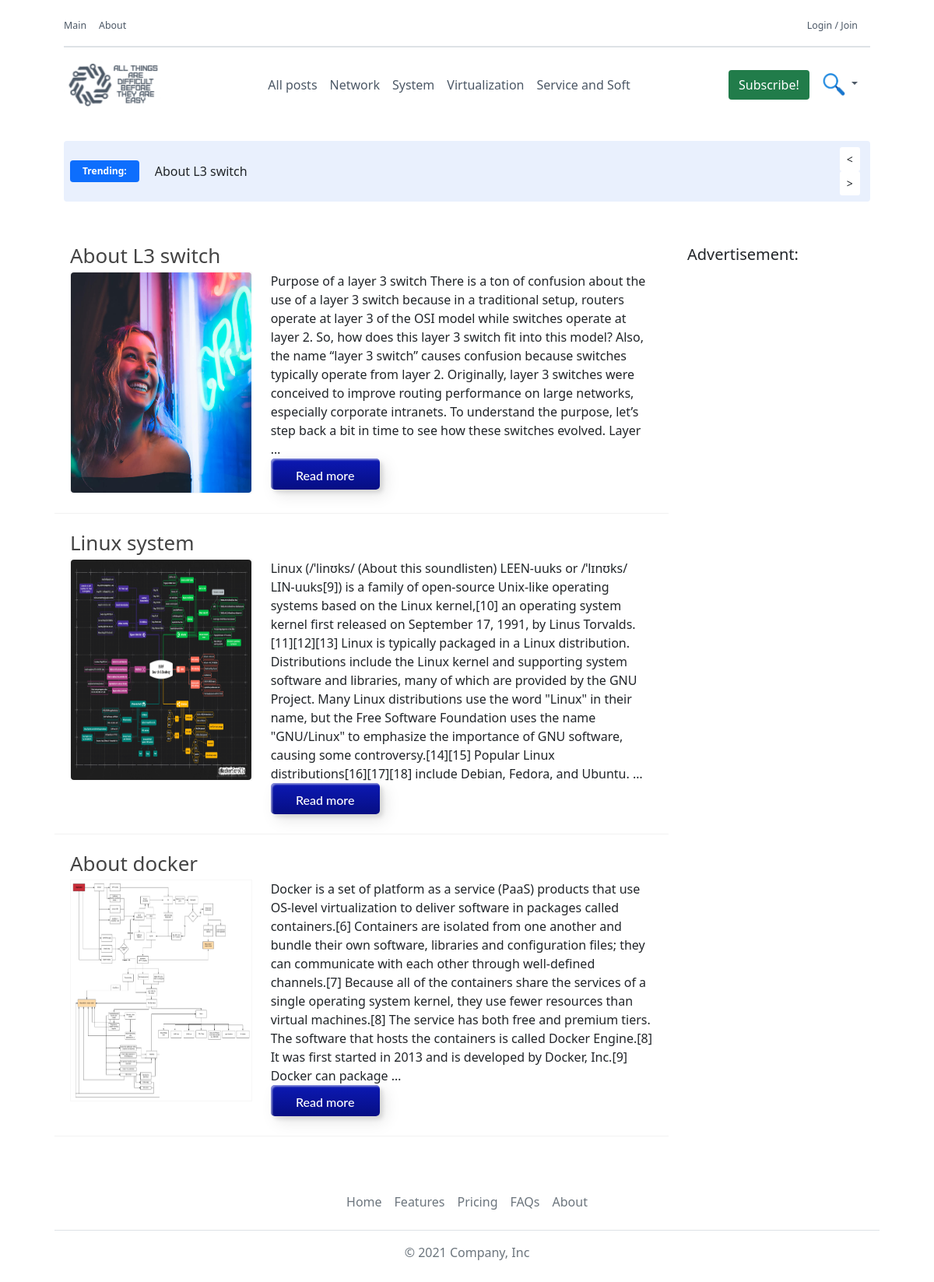
The page / on the database its author committed.
### core/models.py (models this page shows, shortened)
class Post(models.Model):
    title = models.CharField(max_length=100)
    category = models.ForeignKey("Categories", on_delete=models.CASCADE)
    content = models.TextField()
    author = models.ForeignKey(settings.AUTH_USER_MODEL,
                               on_delete=models.CASCADE,
                               related_name="profiles")
    post_image = models.ImageField(upload_to='post_images/%Y/%m/%d/')
    number_of_views = models.PositiveIntegerField(default=0)
    created_at = models.DateTimeField(auto_now_add=True, db_index=True)
    updated_at = models.DateTimeField(auto_now=True)
    is_published = models.BooleanField(default=False)
    likes = models.PositiveIntegerField(default=0)
    class Meta:
        verbose_name = "Post"
        verbose_name_plural = "Posts"

### core/views.py (the view, shortened to what this page needs)
# urls.py: path("", HomepageView.as_view(), name="home"),
class HomepageView(CreateView):
    template_name = "homepage.html"
    def get_context_data(self, **kwargs):
        category = ""
        try:
            category = self.kwargs.get("category")
        except:
            pass
        search_query = self.request.GET.get("search_field", None)  # If the search form is submitted
        if search_query:
            posts = search_post(search_query)
        elif category:
            posts = Post.objects.filter(category__category=category)
        else:
            posts = Post.objects.all()
        best_post1, best_post2, best_post3 = take_a_three_best_post()
        form = SubscriberForm()
        return {"post": posts, "best_post1": best_post1,
                "best_post2": best_post2, "best_post3": best_post3, "form": form}

### core/services.py (called while the page is built)
def take_a_three_best_post() -> QuerySet:
    best_posts = Post.objects.order_by("likes")[0:3]
    return best_posts

### templates/homepage.html (shortened to what this page needs)
{% extends "base.html" %}
  {% block content %}
{% include "header.html" %}
{% include "core_posts/carousel.html" %}
{% include "core_posts/list_posts.html" %}
  {% endblock %}

### templates/core_posts/carousel.html (shortened to what this page needs)
{% load static %}
<div class="container" style="padding-left: 40px;padding-right: 40px;">
<section class="py-1" style="margin-bottom: 40px;padding-bottom: 1.25rem;">
	<div class="container">
		<div class="row g-0">
			<div class="col-12 bg-for-border-main-page p-2 rounded">
                <div class="d-sm-flex align-items-center text-center text-sm-start">
                    <div class="simple" style="" >
						<span class="badge bg-primary p-2 px-3">Trending:</span>
					</div>
                    <div id="carouselExampleControls" class="carousel slide col-md-10" data-bs-ride="carousel">
                      <div class="carousel-inner">
                        <div class="carousel-item active">
                            {{ best_post1.title }}
                        </div>
                      </div>
                    </div>
                        <div class="conteiner" style="margin-left: 30px;">
                            <div class="simple">
                          <button class="btn btn-sm" type="button" data-bs-target="#carouselExampleControls" data-bs-slide="prev">
                            <
                          </button>
                          <button class="btn btn-sm" type="button" data-bs-target="#carouselExampleControls" data-bs-slide="next">
                              >
                          </button>
                            </div>
                            </div>
                    </div>
			</div>
		</div>
	</div>
</section>
</div>

### templates/core_posts/list_posts.html (shortened to what this page needs)
<div class="container" style="padding-left: 40px;padding-right: 40px;">
<div class="row">
<div class="col-lg-9">
{% for p in post %}
    <div class="container item-list">
    <div class="content">
        <a href="{% url 'post_detail' p.title %}"> <h2>{{ p.title }}</h2></a>
    <div class="row">
        <div class="col-md-4">
            <div class="post-image-homepage" style="height: 285px">
                <img class="img-fluid rounded float-start" src="{{ p.post_image.url }}" alt="{{ p.title }}" style="width: unset" >
                </div>
        </div>
        <div class="col-md-8 post-box-title" style="height: 90%">
              {{ p.content|truncatewords:100 }}
            <br>
            <a href="{% url 'post_detail' p.title %}"><button type="button" class="custom-btn btn-1"> Read more</button></a>
        </div>
    </div>
    </div>
    </div>
          <br>
      {% endfor %}
</div>
<div class="col-lg-3">
    <h5>Advertisement:</h5>
</div>
</div>
</div>

### templates/core_posts/carousel.html (style rules this page uses)
.simple { border: 1px lavender; }
.bg-for-border-main-page { background-color: #2163E819; }
.py-1 { padding-top: .25rem !important; padding-bottom: 1rem !important; }
.btn { background-color: #fff; border: 1px solid #dd090900; }

### templates/core_posts/list_posts.html (style rules this page uses)
.item-list { border-bottom: 1px solid #f2f2f2; padding-right: 20px; padding-bottom: 25px; padding-left: 20px; clear: both; border-bottom: 1px solid #f2f2f2; }
.post-image-homepage { height: 100%; max-width: 100%; width: 100%; transition: all .40s; border: 1px solid #F7F7F7; display: flex; }
.custom-btn { width: 140px; height: 40px; color: #fff; border-radius: 5px; padding: 10px 25px; font-family: 'Lato', sans-serif; font-weight: 500; background: transparent; cursor: pointer; transition: all 0.3s ease; position: relative; display: inline-block; box-shadow:inset 2px 2px 2px 0px rgba(255,255,255,.5), 7px 7px 20px 0px rgba(0,0,0,.1), 4px 4px 5px 0px rgba(0,0,0,.1); outline: none; }
.btn-1 { background: rgb(6,14,131); background: linear-gradient(0deg, rgba(6,14,131,1) 0%, rgba(12,25,180,1) 100%); border: none; }

### templates/homepage.html (style rules this page uses)
@media (min-width: 900px) { .simple span { margin-right: 20px; } }
h2 { font-size: 26px; line-height: 26px; font-weight: normal; }
a { color: #444; text-decoration: none; text-decoration-style: solid; text-decoration-color: currentcolor; text-decoration-thickness: auto; }

### rows shown on the page
Post: title "About L3 switch", post_image (picture), content "Purpose of a layer 3 switch There is a ton of confusion about the use of a layer 3 switch because in a traditional setup, routers operate at layer 3 of the OSI model while switches operate at layer 2. So, how does this layer 3 switch fit into this model? Also, the name “layer 3 switch” causes confusion because switches typically operate from layer 2. Originally, layer 3 switches were conceived to improve routing performance on large networks, especially corporate intranets. To understand the purpose, let’s step back a bit in time to see how these switches evolved. Layer …"
Post: title "Linux system", post_image (picture), content "Linux (/ˈlinʊks/ (About this soundlisten) LEEN-uuks or /ˈlɪnʊks/ LIN-uuks[9]) is a family of open-source Unix-like operating systems based on the Linux kernel,[10] an operating system kernel first released on September 17, 1991, by Linus Torvalds.[11][12][13] Linux is typically packaged in a Linux distribution. Distributions include the Linux kernel and supporting system software and libraries, many of which are provided by the GNU Project. Many Linux distributions use the word \"Linux\" in their name, but the Free Software Foundation uses the name \"GNU/Linux\" to emphasize the importance of GNU software, causing some controversy.[14][15] Popular Linux distributions[16][17][18] include Debian,…"
Post: title "About docker", post_image (picture), content "Docker is a set of platform as a service (PaaS) products that use OS-level virtualization to deliver software in packages called containers.[6] Containers are isolated from one another and bundle their own software, libraries and configuration files; they can communicate with each other through well-defined channels.[7] Because all of the containers share the services of a single operating system kernel, they use fewer resources than virtual machines.[8] The service has both free and premium tiers. The software that hosts the containers is called Docker Engine.[8] It was first started in 2013 and is developed by Docker, Inc.[9] Docker can package …"
